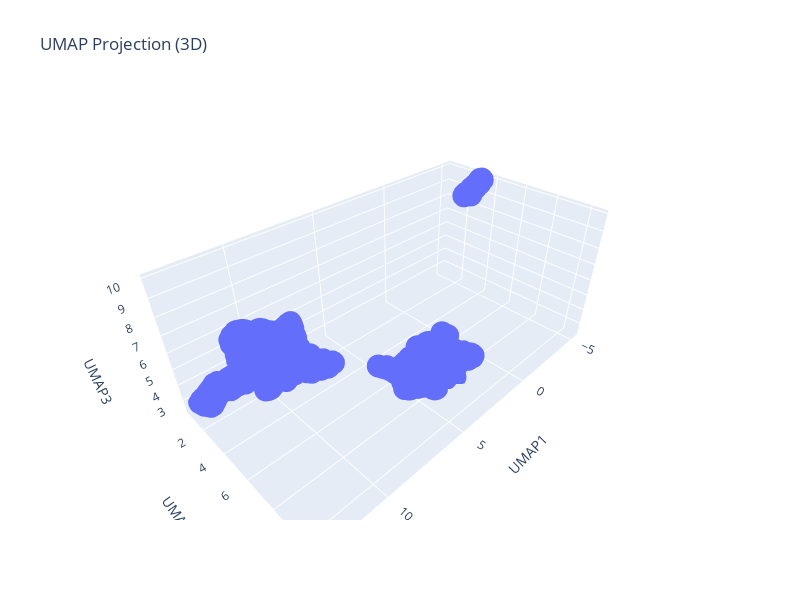

The code cell stored with this chart in its notebook:
### Code cell
fig3d = px.scatter_3d(
    df_umap_3d,
    x="UMAP1",
    y="UMAP2",
    z="UMAP3",
    title="UMAP Projection (3D)",
    width=800,
    height=600,
)

fig3d.show()

### Figure 1 — Plotly figure (JSON) as saved in the notebook; plotly's stock layout.template omitted (floating-point values rounded to 4 significant figures; data arrays with more than 128 entries replaced by an {"elided": "..."} marker saying what was removed)
{"data": [{"hovertemplate": "UMAP1=%{x}<br>UMAP2=%{y}<br>UMAP3=%{z}<extra></extra>", "legendgroup": "", "marker": {"color": "#636efa", "symbol": "circle"}, "mode": "markers", "name": "", "scene": "scene", "showlegend": false, "type": "scatter3d", "x": {"elided": "805 float values"}, "y": {"elided": "805 float values"}, "z": {"elided": "805 float values"}}], "layout": {"height": 600, "legend": {"tracegroupgap": 0}, "scene": {"domain": {"x": [0, 1], "y": [0, 1]}, "xaxis": {"title": {"text": "UMAP1"}}, "yaxis": {"title": {"text": "UMAP2"}}, "zaxis": {"title": {"text": "UMAP3"}}}, "title": {"text": "UMAP Projection (3D)"}, "width": 800}}
